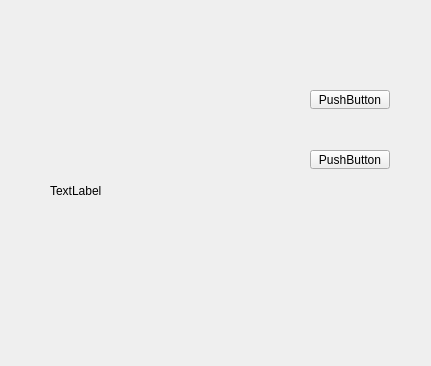
<?xml version="1.0" encoding="UTF-8"?>
<ui version="4.0">
 <class>FormThree</class>
 <widget class="QWidget" name="FormThree">
  <property name="geometry">
   <rect>
    <x>0</x>
    <y>0</y>
    <width>431</width>
    <height>366</height>
   </rect>
  </property>
  <property name="windowTitle">
   <string>Form</string>
  </property>
  <widget class="QPushButton" name="pushButton">
   <property name="geometry">
    <rect>
     <x>310</x>
     <y>90</y>
     <width>80</width>
     <height>19</height>
    </rect>
   </property>
   <property name="text">
    <string>PushButton</string>
   </property>
  </widget>
  <widget class="QLabel" name="label">
   <property name="geometry">
    <rect>
     <x>50</x>
     <y>100</y>
     <width>91</width>
     <height>181</height>
    </rect>
   </property>
   <property name="text">
    <string>TextLabel</string>
   </property>
  </widget>
  <widget class="QPushButton" name="pushButton_2">
   <property name="geometry">
    <rect>
     <x>310</x>
     <y>150</y>
     <width>80</width>
     <height>19</height>
    </rect>
   </property>
   <property name="text">
    <string>PushButton</string>
   </property>
  </widget>
 </widget>
 <resources/>
 <connections/>
</ui>
